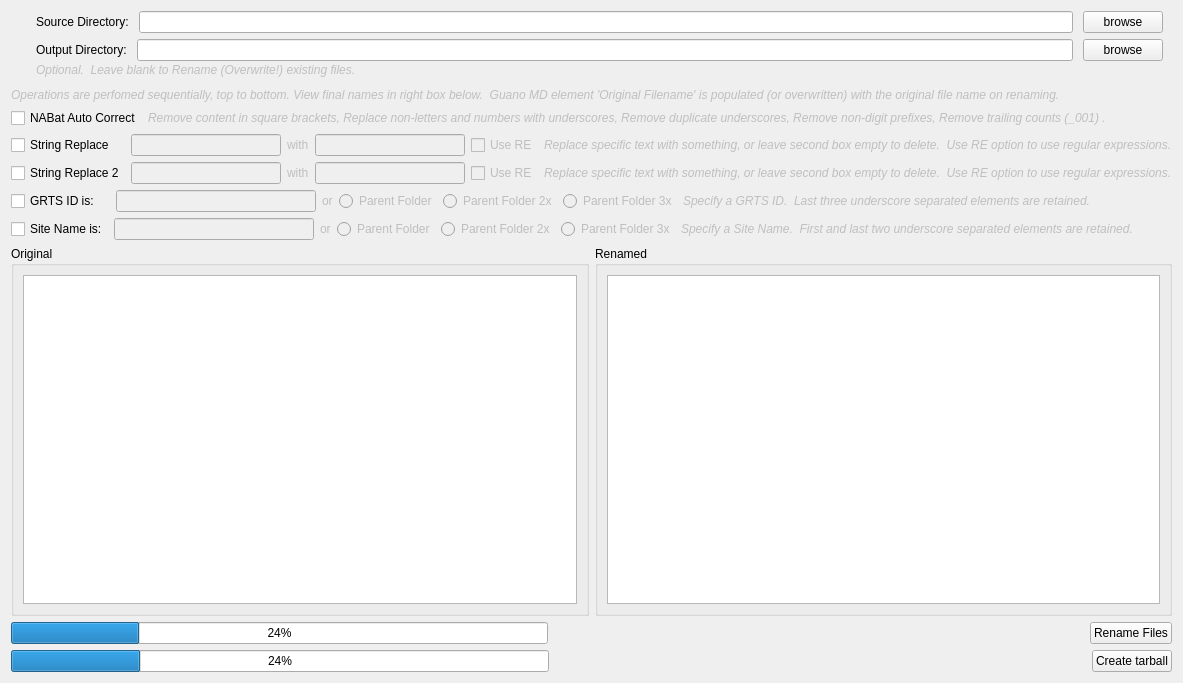
<?xml version="1.0" encoding="UTF-8"?>
<ui version="4.0">
 <class>Form</class>
 <widget class="QWidget" name="Form">
  <property name="geometry">
   <rect>
    <x>0</x>
    <y>0</y>
    <width>1183</width>
    <height>683</height>
   </rect>
  </property>
  <property name="windowTitle">
   <string>Form</string>
  </property>
  <layout class="QVBoxLayout" name="verticalLayout_3">
   <item>
    <widget class="QFrame" name="d_browse_frame">
     <layout class="QHBoxLayout" name="horizontalLayout">
      <property name="spacing">
       <number>10</number>
      </property>
      <property name="leftMargin">
       <number>25</number>
      </property>
      <property name="topMargin">
       <number>0</number>
      </property>
      <property name="bottomMargin">
       <number>0</number>
      </property>
      <item>
       <widget class="QLabel" name="label">
        <property name="text">
         <string>Source Directory:</string>
        </property>
       </widget>
      </item>
      <item>
       <widget class="QLineEdit" name="directory_name"/>
      </item>
      <item>
       <widget class="QPushButton" name="btn_browse">
        <property name="text">
         <string>browse</string>
        </property>
       </widget>
      </item>
     </layout>
    </widget>
   </item>
   <item>
    <layout class="QVBoxLayout" name="verticalLayout_4">
     <property name="spacing">
      <number>2</number>
     </property>
     <property name="leftMargin">
      <number>25</number>
     </property>
     <item>
      <widget class="QFrame" name="d_browse_frame_2">
       <layout class="QHBoxLayout" name="horizontalLayout_9">
        <property name="spacing">
         <number>10</number>
        </property>
        <property name="leftMargin">
         <number>0</number>
        </property>
        <property name="topMargin">
         <number>0</number>
        </property>
        <property name="bottomMargin">
         <number>0</number>
        </property>
        <item>
         <widget class="QLabel" name="label_12">
          <property name="text">
           <string>Output Directory:</string>
          </property>
         </widget>
        </item>
        <item>
         <widget class="QLineEdit" name="directory_name_output"/>
        </item>
        <item>
         <widget class="QPushButton" name="btn_browse_output">
          <property name="text">
           <string>browse</string>
          </property>
         </widget>
        </item>
       </layout>
      </widget>
     </item>
     <item>
      <widget class="QLabel" name="label_13">
       <property name="styleSheet">
        <string notr="true">font: italic;
color: rgb(191, 191, 191);</string>
       </property>
       <property name="text">
        <string>Optional.  Leave blank to Rename (Overwrite!) existing files.</string>
       </property>
      </widget>
     </item>
    </layout>
   </item>
   <item>
    <spacer name="verticalSpacer">
     <property name="orientation">
      <enum>Qt::Vertical</enum>
     </property>
     <property name="sizeType">
      <enum>QSizePolicy::Fixed</enum>
     </property>
     <property name="sizeHint" stdset="0">
      <size>
       <width>20</width>
       <height>5</height>
      </size>
     </property>
    </spacer>
   </item>
   <item>
    <widget class="QLabel" name="label_6">
     <property name="styleSheet">
      <string notr="true">font: italic;
color: rgb(191, 191, 191);</string>
     </property>
     <property name="text">
      <string>Operations are perfomed sequentially, top to bottom. View final names in right box below.  Guano MD element 'Original Filename' is populated (or overwritten) with the original file name on renaming.</string>
     </property>
    </widget>
   </item>
   <item>
    <layout class="QHBoxLayout" name="horizontalLayout_8">
     <item>
      <widget class="QCheckBox" name="chk_auto_rename">
       <property name="text">
        <string>NABat Auto Correct</string>
       </property>
      </widget>
     </item>
     <item>
      <widget class="QLabel" name="label_7">
       <property name="styleSheet">
        <string notr="true">font: italic;
color: rgb(191, 191, 191);</string>
       </property>
       <property name="text">
        <string>Remove content in square brackets, Replace non-letters and numbers with underscores, Remove duplicate underscores, Remove non-digit prefixes, Remove trailing counts (_001) .</string>
       </property>
      </widget>
     </item>
     <item>
      <spacer name="horizontalSpacer_3">
       <property name="orientation">
        <enum>Qt::Horizontal</enum>
       </property>
       <property name="sizeHint" stdset="0">
        <size>
         <width>40</width>
         <height>20</height>
        </size>
       </property>
      </spacer>
     </item>
    </layout>
   </item>
   <item>
    <layout class="QHBoxLayout" name="horizontalLayout_2">
     <item>
      <widget class="QCheckBox" name="chk_replace">
       <property name="text">
        <string>String Replace   </string>
       </property>
      </widget>
     </item>
     <item>
      <widget class="QLineEdit" name="replace_from">
       <property name="enabled">
        <bool>false</bool>
       </property>
      </widget>
     </item>
     <item>
      <widget class="QLabel" name="label_2">
       <property name="enabled">
        <bool>false</bool>
       </property>
       <property name="text">
        <string>with</string>
       </property>
      </widget>
     </item>
     <item>
      <widget class="QLineEdit" name="replace_to">
       <property name="enabled">
        <bool>false</bool>
       </property>
      </widget>
     </item>
     <item>
      <widget class="QCheckBox" name="chk_use_re">
       <property name="enabled">
        <bool>false</bool>
       </property>
       <property name="text">
        <string>Use RE</string>
       </property>
      </widget>
     </item>
     <item>
      <widget class="QLabel" name="label_8">
       <property name="styleSheet">
        <string notr="true">font: italic;
color: rgb(191, 191, 191);</string>
       </property>
       <property name="text">
        <string>Replace specific text with something, or leave second box empty to delete.  Use RE option to use regular expressions.</string>
       </property>
      </widget>
     </item>
    </layout>
   </item>
   <item>
    <layout class="QHBoxLayout" name="horizontalLayout_7">
     <item>
      <widget class="QCheckBox" name="chk_replace2">
       <property name="text">
        <string>String Replace 2</string>
       </property>
      </widget>
     </item>
     <item>
      <widget class="QLineEdit" name="replace_from2">
       <property name="enabled">
        <bool>false</bool>
       </property>
      </widget>
     </item>
     <item>
      <widget class="QLabel" name="label_3">
       <property name="enabled">
        <bool>false</bool>
       </property>
       <property name="text">
        <string>with</string>
       </property>
      </widget>
     </item>
     <item>
      <widget class="QLineEdit" name="replace_to2">
       <property name="enabled">
        <bool>false</bool>
       </property>
      </widget>
     </item>
     <item>
      <widget class="QCheckBox" name="chk_use_re2">
       <property name="enabled">
        <bool>false</bool>
       </property>
       <property name="text">
        <string>Use RE</string>
       </property>
      </widget>
     </item>
     <item>
      <widget class="QLabel" name="label_9">
       <property name="styleSheet">
        <string notr="true">font: italic;
color: rgb(191, 191, 191);</string>
       </property>
       <property name="text">
        <string>Replace specific text with something, or leave second box empty to delete.  Use RE option to use regular expressions.</string>
       </property>
      </widget>
     </item>
    </layout>
   </item>
   <item>
    <layout class="QHBoxLayout" name="horizontalLayout_5">
     <item>
      <widget class="QCheckBox" name="chk_folderGRTS">
       <property name="text">
        <string>GRTS ID is:   </string>
       </property>
      </widget>
     </item>
     <item>
      <widget class="QLineEdit" name="grts_txt">
       <property name="enabled">
        <bool>false</bool>
       </property>
       <property name="minimumSize">
        <size>
         <width>200</width>
         <height>0</height>
        </size>
       </property>
       <property name="maximumSize">
        <size>
         <width>200</width>
         <height>200</height>
        </size>
       </property>
      </widget>
     </item>
     <item>
      <widget class="QLabel" name="label_4">
       <property name="enabled">
        <bool>false</bool>
       </property>
       <property name="text">
        <string>or</string>
       </property>
      </widget>
     </item>
     <item>
      <widget class="QRadioButton" name="grts_folder">
       <property name="enabled">
        <bool>false</bool>
       </property>
       <property name="text">
        <string>Parent Folder</string>
       </property>
      </widget>
     </item>
     <item>
      <widget class="QRadioButton" name="grts_folder2x">
       <property name="enabled">
        <bool>false</bool>
       </property>
       <property name="text">
        <string>Parent Folder 2x</string>
       </property>
      </widget>
     </item>
     <item>
      <widget class="QRadioButton" name="grts_folder3x">
       <property name="enabled">
        <bool>false</bool>
       </property>
       <property name="text">
        <string>Parent Folder 3x</string>
       </property>
      </widget>
     </item>
     <item>
      <widget class="QLabel" name="label_10">
       <property name="styleSheet">
        <string notr="true">font: italic;
color: rgb(191, 191, 191);</string>
       </property>
       <property name="text">
        <string>Specify a GRTS ID.  Last three underscore separated elements are retained.</string>
       </property>
      </widget>
     </item>
     <item>
      <spacer name="horizontalSpacer">
       <property name="orientation">
        <enum>Qt::Horizontal</enum>
       </property>
       <property name="sizeHint" stdset="0">
        <size>
         <width>40</width>
         <height>20</height>
        </size>
       </property>
      </spacer>
     </item>
    </layout>
   </item>
   <item>
    <layout class="QHBoxLayout" name="horizontalLayout_6">
     <item>
      <widget class="QCheckBox" name="chk_sitename_folder">
       <property name="text">
        <string>Site Name is:</string>
       </property>
      </widget>
     </item>
     <item>
      <widget class="QLineEdit" name="site_text">
       <property name="enabled">
        <bool>false</bool>
       </property>
       <property name="minimumSize">
        <size>
         <width>200</width>
         <height>0</height>
        </size>
       </property>
       <property name="maximumSize">
        <size>
         <width>200</width>
         <height>200</height>
        </size>
       </property>
      </widget>
     </item>
     <item>
      <widget class="QLabel" name="label_5">
       <property name="enabled">
        <bool>false</bool>
       </property>
       <property name="text">
        <string>or</string>
       </property>
      </widget>
     </item>
     <item>
      <widget class="QRadioButton" name="site_folder">
       <property name="enabled">
        <bool>false</bool>
       </property>
       <property name="text">
        <string>Parent Folder</string>
       </property>
      </widget>
     </item>
     <item>
      <widget class="QRadioButton" name="site_folder2x">
       <property name="enabled">
        <bool>false</bool>
       </property>
       <property name="text">
        <string>Parent Folder 2x</string>
       </property>
      </widget>
     </item>
     <item>
      <widget class="QRadioButton" name="site_folder3x">
       <property name="enabled">
        <bool>false</bool>
       </property>
       <property name="text">
        <string>Parent Folder 3x</string>
       </property>
      </widget>
     </item>
     <item>
      <widget class="QLabel" name="label_11">
       <property name="styleSheet">
        <string notr="true">font: italic;
color: rgb(191, 191, 191);</string>
       </property>
       <property name="text">
        <string>Specify a Site Name.  First and last two underscore separated elements are retained.</string>
       </property>
      </widget>
     </item>
     <item>
      <spacer name="horizontalSpacer_2">
       <property name="orientation">
        <enum>Qt::Horizontal</enum>
       </property>
       <property name="sizeHint" stdset="0">
        <size>
         <width>40</width>
         <height>20</height>
        </size>
       </property>
      </spacer>
     </item>
    </layout>
   </item>
   <item>
    <layout class="QHBoxLayout" name="horizontalLayout_3">
     <item>
      <widget class="QGroupBox" name="groupBox">
       <property name="title">
        <string>Original</string>
       </property>
       <layout class="QVBoxLayout" name="verticalLayout">
        <item>
         <widget class="QTreeView" name="treeview_original"/>
        </item>
       </layout>
      </widget>
     </item>
     <item>
      <widget class="QGroupBox" name="groupBox_2">
       <property name="title">
        <string>Renamed</string>
       </property>
       <layout class="QVBoxLayout" name="verticalLayout_2">
        <item>
         <widget class="QTreeView" name="treeview_changed"/>
        </item>
       </layout>
      </widget>
     </item>
    </layout>
   </item>
   <item>
    <layout class="QHBoxLayout" name="horizontalLayout_4">
     <item>
      <widget class="QProgressBar" name="progressBar">
       <property name="value">
        <number>24</number>
       </property>
      </widget>
     </item>
     <item>
      <spacer name="horizontalSpacer_5">
       <property name="orientation">
        <enum>Qt::Horizontal</enum>
       </property>
       <property name="sizeHint" stdset="0">
        <size>
         <width>40</width>
         <height>20</height>
        </size>
       </property>
      </spacer>
     </item>
     <item>
      <widget class="QPushButton" name="btn_save">
       <property name="text">
        <string>Rename Files</string>
       </property>
      </widget>
     </item>
    </layout>
   </item>
   <item>
    <layout class="QHBoxLayout" name="horizontalLayout_10">
     <item>
      <widget class="QProgressBar" name="progressBar_tarball">
       <property name="value">
        <number>24</number>
       </property>
      </widget>
     </item>
     <item>
      <spacer name="horizontalSpacer_6">
       <property name="orientation">
        <enum>Qt::Horizontal</enum>
       </property>
       <property name="sizeHint" stdset="0">
        <size>
         <width>40</width>
         <height>20</height>
        </size>
       </property>
      </spacer>
     </item>
     <item>
      <widget class="QPushButton" name="btn_tarball">
       <property name="text">
        <string>Create tarball</string>
       </property>
      </widget>
     </item>
    </layout>
   </item>
  </layout>
 </widget>
 <resources/>
 <connections/>
</ui>
